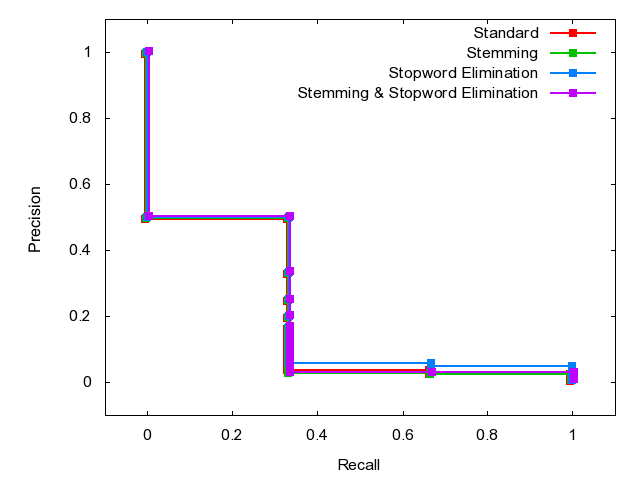

Recreate this plot in gnuplot.

	set terminal png
	set output 'Q13.png'
	set ylabel 'Precision'
	set xlabel 'Recall'
	set xrange [-0.1:1.1]
	set yrange [-0.1:1.1]
	plot 'Q13.dat' index 0 using 1:2 w linespoints lw 2 pt 5 title 'Standard', \
'Q13.dat' index 1 using 1:2 w linespoints lw 2 pt 5 title 'Stemming', \
'Q13.dat' index 2 using 1:2 w linespoints lw 2 pt 5 title 'Stopword Elimination', \
'Q13.dat' index 3 using 1:2 w linespoints lw 2 pt 5 title 'Stemming & Stopword Elimination'
